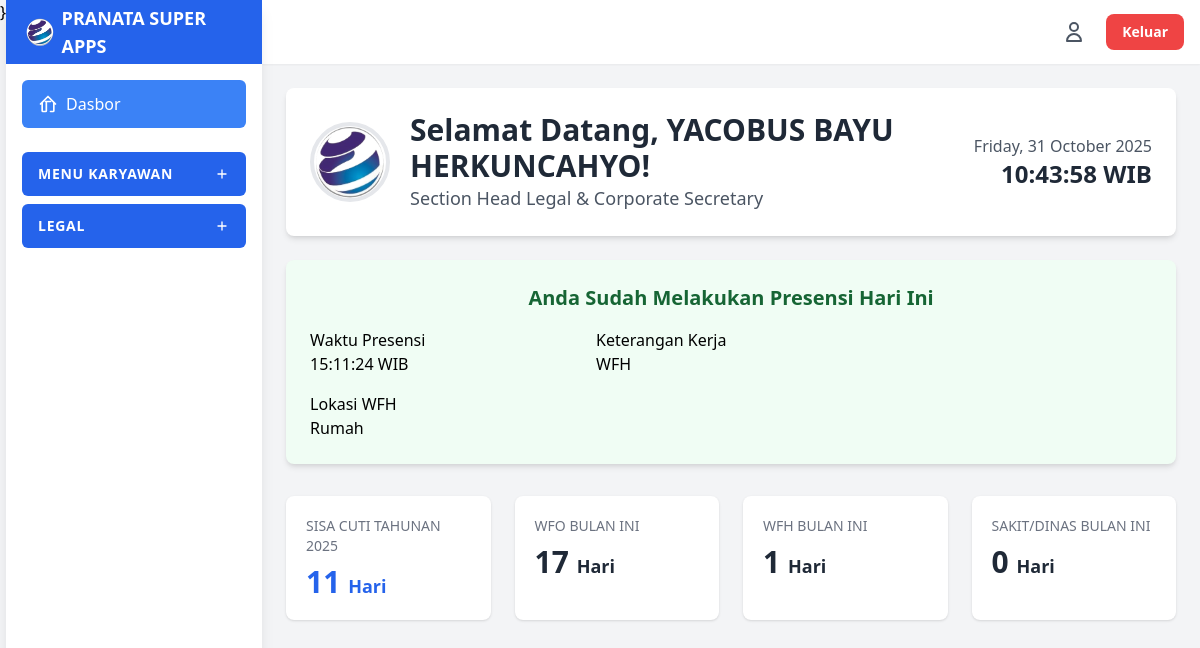
Page /dashboard.php (signed in) on the committed database.
### tables this page shows
CREATE TABLE `users` (
  `id` int(11) NOT NULL,
  `nik` varchar(50) NOT NULL COMMENT 'Nomor Induk Karyawan',
  `password` varchar(255) NOT NULL COMMENT 'Gunakan password_hash() di PHP',
  `nama_lengkap` varchar(255) NOT NULL,
  `email` varchar(255) NOT NULL,
  `jenis_kelamin` enum('Laki-laki','Perempuan') DEFAULT NULL,
  `alamat` text DEFAULT NULL,
  `telepon` varchar(30) DEFAULT NULL,
  `no_ktp` varchar(50) DEFAULT NULL,
  `npwp` varchar(50) DEFAULT NULL,
  `status_perkawinan` varchar(20) DEFAULT NULL COMMENT 'Misal: TK/0, K/1, K/2, K/3',
  `pendidikan_terakhir` enum('Tidak Sekolah','SD','SMP','SMA/SMK','D1','D2','D3','S1','S2','S3') DEFAULT NULL,
  `jumlah_tanggungan` int(2) NOT NULL DEFAULT 0,
  `nama_jabatan` varchar(100) DEFAULT NULL,
  `pic` varchar(100) DEFAULT NULL,
  `id_direktorat` int(11) DEFAULT NULL,
  `id_divisi` int(11) DEFAULT NULL,
  `id_departemen` int(11) DEFAULT NULL,
  `id_section` int(11) DEFAULT NULL,
  `atasan_id` int(11) DEFAULT NULL COMMENT 'FK ke users.id (Atasan Langsung)',
  `tanggal_masuk` date DEFAULT NULL,
  `jumlah_cuti` int(5) DEFAULT 12,
  `penempatan_kerja` varchar(100) DEFAULT NULL,
  `status_karyawan` enum('PKWT','PKWTT','BOD','BOC','Freelance','OS','Magang','KHL') NOT NULL DEFAULT 'PKWT',
  `terakhir_cuti` date DEFAULT NULL,
  `expired_pkwt` date DEFAULT NULL,
  `bank_nama` varchar(100) DEFAULT NULL,
  `bank_rekening` varchar(100) DEFAULT NULL,
  `bank_atas_nama` varchar(255) DEFAULT NULL,
  `kontak_darurat_nama` varchar(255) DEFAULT NULL,
  `kontak_darurat_hubungan` varchar(100) DEFAULT NULL,
  `kontak_darurat_telepon` varchar(30) DEFAULT NULL,
  `tier` enum('Admin','Staf','Supervisor','Manager','Direksi','Komisaris','Pemegang Saham') NOT NULL,
  `app_akses` enum('Admin','HR','Legal','Finance','Top Management','Karyawan') NOT NULL DEFAULT 'Karyawan',
  `foto_profile_path` varchar(255) DEFAULT NULL,
  `created_at` timestamp NOT NULL DEFAULT current_timestamp()
);

CREATE TABLE `presensi` (
  `id` int(11) NOT NULL,
  `user_id` int(11) NOT NULL,
  `tanggal_presensi` date NOT NULL COMMENT 'Tanggal melakukan presensi',
  `waktu_presensi` datetime NOT NULL DEFAULT current_timestamp() COMMENT 'Waktu tombol presensi ditekan',
  `status_kerja` enum('WFO','Sakit','WFH','Dinas') NOT NULL COMMENT 'Keterangan Kerja Pilihan User',
  `lokasi_kerja` varchar(255) DEFAULT NULL COMMENT 'Lokasi WFO Pilihan User',
  `lokasi_wfh` text DEFAULT NULL COMMENT 'Lokasi WFH yang diinput User',
  `file_surat_sakit_path` varchar(255) DEFAULT NULL COMMENT 'Path relatif ke file surat sakit'
);

### dashboard.php (the view, shortened to what this page needs)
<?php
$tanggal_hari_ini = date('Y-m-d');
require 'includes/header.php';
require 'includes/sidebar.php';
$presensi_hari_ini = null;
$stmt_check = $conn->prepare("SELECT * FROM presensi WHERE user_id = ? AND tanggal_presensi = ?");
if ($stmt_check) {
    $stmt_check->bind_param("is", $user_id, $tanggal_hari_ini);
    $stmt_check->execute();
    $result_check = $stmt_check->get_result();
    if ($result_check->num_rows > 0) {
        $presensi_hari_ini = $result_check->fetch_assoc();
    }
}
if (!function_exists('formatIndonesianDate')) {
    function formatIndonesianDate($dateStr) {
        $currentLocale = setlocale(LC_TIME, 0);
        $formattedDate = strftime('%A, %d %B %Y', strtotime($dateStr));
        return $formattedDate;
    }
}
$user_detail = null;
$foto_display = BASE_URL . '/logo.png';
$stmt_user = $conn->prepare("SELECT nama_jabatan, foto_profile_path FROM users WHERE id = ?");
if($stmt_user) {
    $stmt_user->bind_param("i", $user_id);
    $stmt_user->execute();
    $user_detail = $stmt_user->get_result()->fetch_assoc();
}
$nama_jabatan = $user_detail['nama_jabatan'] ?? 'Karyawan';
$sisa_cuti = 0;
$user_stats_wfo = 0;
$user_stats_wfh = 0;
$user_stats_absen = 0;
$total_karyawan = 0;
$total_perusahaan = 0;
$total_cuti_pending = 0;
$total_dokumen_bulan_ini = 0;
if ($is_admin || $is_hr) {
    $result = $conn->query("SELECT COUNT(*) as total FROM users WHERE status_karyawan IN ('PKWT', 'PKWTT', 'BOD', 'BOC')");
    if ($result) { $total_karyawan = $result->fetch_assoc()['total']; }
    $result = $conn->query("SELECT COUNT(*) as total FROM companies");
    if ($result) { $total_perusahaan = $result->fetch_assoc()['total']; }
    $result = $conn->query("SELECT COUNT(*) as total FROM leave_requests WHERE status = 'Pending'");
    if ($result) { $total_cuti_pending = $result->fetch_assoc()['total']; }
    $result = $conn->query("SELECT COUNT(*) as total FROM document_registry WHERE MONTH(tanggal_surat) = MONTH(NOW()) AND YEAR(tanggal_surat) = YEAR(NOW())");
    if ($result) { $total_dokumen_bulan_ini = $result->fetch_assoc()['total']; }
} else {
    $current_year = date('Y');
    $jatah_cuti_tahunan = 12;
    $stmt_jatah = $conn->prepare("SELECT jumlah_cuti FROM users WHERE id = ?");
    $stmt_jatah->bind_param("i", $user_id);
    if ($stmt_jatah->execute()) {
        $result_jatah = $stmt_jatah->get_result();
        if($row_jatah = $result_jatah->fetch_assoc()) { $jatah_cuti_tahunan = $row_jatah['jumlah_cuti']; }
    }
    $total_cuti_massal_weekday = 0;
    $stmt_massal = $conn->prepare("SELECT tanggal_cuti FROM collective_leave WHERE status = 'Approved' AND tahun = ?");
    $stmt_massal->bind_param("s", $current_year);
    if ($stmt_massal->execute()) {
        $result_massal = $stmt_massal->get_result();
        while ($row_massal = $result_massal->fetch_assoc()) {
            if (date('N', strtotime($row_massal['tanggal_cuti'])) < 6) { $total_cuti_massal_weekday++; }
        }
    }
    $cuti_diambil = 0;
    $sql_diambil = "SELECT SUM(jumlah_hari) as total_diambil FROM leave_requests WHERE user_id = ? AND status = 'Approved' AND YEAR(tanggal_mulai) = ? AND jenis_cuti = 'Cuti Tahunan'";
    $stmt_diambil = $conn->prepare($sql_diambil);
    $stmt_diambil->bind_param("is", $user_id, $current_year);
    if ($stmt_diambil->execute()) {
        $result_diambil = $stmt_diambil->get_result();
        $row_diambil = $result_diambil->fetch_assoc();
        $cuti_diambil = $row_diambil['total_diambil'] ?? 0;
    }
    $jatah_efektif = $jatah_cuti_tahunan - $total_cuti_massal_weekday;
    $sisa_cuti = $jatah_efektif - $cuti_diambil;
    $tgl_awal_bulan = date('Y-m-01');
    $tgl_akhir_bulan = date('Y-m-t');
    $stmt_stats = $conn->prepare("SELECT status_kerja, COUNT(id) as total
                                 FROM presensi
                                 WHERE user_id = ? AND tanggal_presensi BETWEEN ? AND ?
                                 GROUP BY status_kerja");
    if($stmt_stats) {
        $stmt_stats->bind_param("iss", $user_id, $tgl_awal_bulan, $tgl_akhir_bulan);
        $stmt_stats->execute();
        $result_stats = $stmt_stats->get_result();
        while($row_stats = $result_stats->fetch_assoc()) {
            if ($row_stats['status_kerja'] == 'WFO') $user_stats_wfo = $row_stats['total'];
            if ($row_stats['status_kerja'] == 'WFH') $user_stats_wfh = $row_stats['total'];
        }
    }
}
?>
<main class="flex-1 overflow-x-hidden overflow-y-auto bg-gray-100 p-6">
    <div class="card mb-6 bg-white shadow-md">
        <div class="card-content">
            <div class="flex flex-col md:flex-row justify-between md:items-center gap-4">
                <div class="flex items-center space-x-5">
                    <img src="<?php echo $foto_display; ?>" alt="Foto Profil" class="w-16 h-16 md:w-20 md:h-20 rounded-full object-cover border-4 border-gray-200 flex-shrink-0">
                    <div>
                        <h1 class="text-2xl md:text-3xl font-bold text-gray-800">
                            Selamat Datang, <?php echo htmlspecialchars($nama_lengkap); ?>!
                        </h1>
                        <p class="text-gray-600 text-base md:text-lg"><?php echo htmlspecialchars($nama_jabatan); ?></p>
                    </div>
                </div>
                <div class="flex-shrink-0 text-left md:text-right">
                    <p class="text-sm md:text-base text-gray-600 font-medium">
                        <?php echo formatIndonesianDate($tanggal_hari_ini); ?>
                    </p>
                    <p class="text-lg md:text-2xl font-bold text-gray-800" id="waktu-live">
                    </p>
                </div>
            </div>
        </div>
    </div>
    <div class="mb-8">
    <?php if ($presensi_hari_ini): ?>
        <div class="card bg-green-50 border-green-300 mb-6">
            <div class="card-content">
                <h3 class="text-xl font-semibold text-green-800 mb-4 text-center">Anda Sudah Melakukan Presensi Hari Ini</h3>
                <dl class="grid grid-cols-1 gap-x-4 gap-y-4 sm:grid-cols-3">
                    <div class="sm:col-span-1">
                        <dt class="profile-label">Waktu Presensi</dt>
                        <dd class="profile-data"><?php echo date('H:i:s', strtotime($presensi_hari_ini['waktu_presensi'])); ?> WIB</dd>
                    </div>
                    <div class="sm:col-span-2">
                        <dt class="profile-label">Keterangan Kerja</dt>
                        <dd class="profile-data"><?php echo htmlspecialchars($presensi_hari_ini['status_kerja']); ?></dd>
                    </div>
                    <?php if ($presensi_hari_ini['status_kerja'] == 'WFO'): ?>
                    <div class="sm:col-span-3">
                        <dt class="profile-label">Lokasi Kerja</dt>
                        <dd class="profile-data"><?php echo htmlspecialchars($presensi_hari_ini['lokasi_kerja']); ?></dd>
                    </div>
                    <?php elseif ($presensi_hari_ini['status_kerja'] == 'WFH'): ?>
                     <div class="sm:col-span-3">
                        <dt class="profile-label">Lokasi WFH</dt>
                        <dd class="profile-data"><?php echo nl2br(htmlspecialchars($presensi_hari_ini['lokasi_wfh'])); ?></dd>
                    </div>
                    <?php endif; ?>
                </dl>
            </div>
        </div>
    <?php endif; ?>
    </div>
    <div class="grid grid-cols-1 md:grid-cols-2 lg:grid-cols-4 gap-6">
        <?php if ($is_admin || $is_hr):  ?>
            <div class="bg-white p-5 rounded-lg shadow">
                <h3 class="text-sm font-medium text-gray-500 uppercase">Total Karyawan Aktif</h3>
                <p class="text-3xl font-bold text-gray-800 mt-2"><?php echo $total_karyawan; ?></p>
            </div>
             <div class="bg-white p-5 rounded-lg shadow">
                <h3 class="text-sm font-medium text-gray-500 uppercase">Total Perusahaan</h3>
                <p class="text-3xl font-bold text-gray-800 mt-2"><?php echo $total_perusahaan; ?></p>
            </div>
             <div class="bg-white p-5 rounded-lg shadow">
                <h3 class="text-sm font-medium text-gray-500 uppercase">Cuti Menunggu Persetujuan</h3>
                <p class="text-3xl font-bold text-gray-800 mt-2"><?php echo $total_cuti_pending; ?></p>
            </div>
             <div class="bg-white p-5 rounded-lg shadow">
                <h3 class="text-sm font-medium text-gray-500 uppercase">Dokumen Terbit (Bulan Ini)</h3>
                <p class="text-3xl font-bold text-gray-800 mt-2"><?php echo $total_dokumen_bulan_ini; ?></p>
            </div>
        <?php else:  ?>
            <div class="bg-white p-5 rounded-lg shadow">
                <h3 class="text-sm font-medium text-gray-500 uppercase">Sisa Cuti Tahunan <?php echo $current_year; ?></h3>
                <p class="text-3xl font-bold text-blue-600 mt-2"><?php echo $sisa_cuti; ?> <span class="text-lg">Hari</span></p>
            </div>
             <div class="bg-white p-5 rounded-lg shadow">
                <h3 class="text-sm font-medium text-gray-500 uppercase">WFO Bulan Ini</h3>
                <p class="text-3xl font-bold text-gray-800 mt-2"><?php echo $user_stats_wfo; ?> <span class="text-lg">Hari</span></p>
            </div>
             <div class="bg-white p-5 rounded-lg shadow">
                <h3 class="text-sm font-medium text-gray-500 uppercase">WFH Bulan Ini</h3>
                <p class="text-3xl font-bold text-gray-800 mt-2"><?php echo $user_stats_wfh; ?> <span class="text-lg">Hari</span></p>
            </div>
             <div class="bg-white p-5 rounded-lg shadow">
                <h3 class="text-sm font-medium text-gray-500 uppercase">Sakit/Dinas Bulan Ini</h3>
                <p class="text-3xl font-bold text-gray-800 mt-2"><?php echo $user_stats_absen; ?> <span class="text-lg">Hari</span></p>
            </div>
        <?php endif; ?>
    </div>
    </main>
<?php
require 'includes/footer.php';
?>

### includes/header.php (style rules this page uses)
.card { background-color: white; border-radius: 0.5rem; box-shadow: 0 4px 6px -1px rgba(0, 0, 0, 0.1), 0 2px 4px -1px rgba(0, 0, 0, 0.06); overflow: hidden; }
.card-content { padding: 1.5rem; }

### rows in the picture
users: nama_jabatan "Section Head Legal & Corporate Secretary"
presensi: waktu_presensi "15:11:24", status_kerja "WFH", lokasi_wfh "Rumah"

### other values in the picture
$title "MENU KARYAWAN LEGAL"
$nama_lengkap "YACOBUS BAYU HERKUNCAHYO"
$sisa_cuti "11"
$user_stats_wfo "17"
$user_stats_wfh "1"
$user_stats_absen "0"
